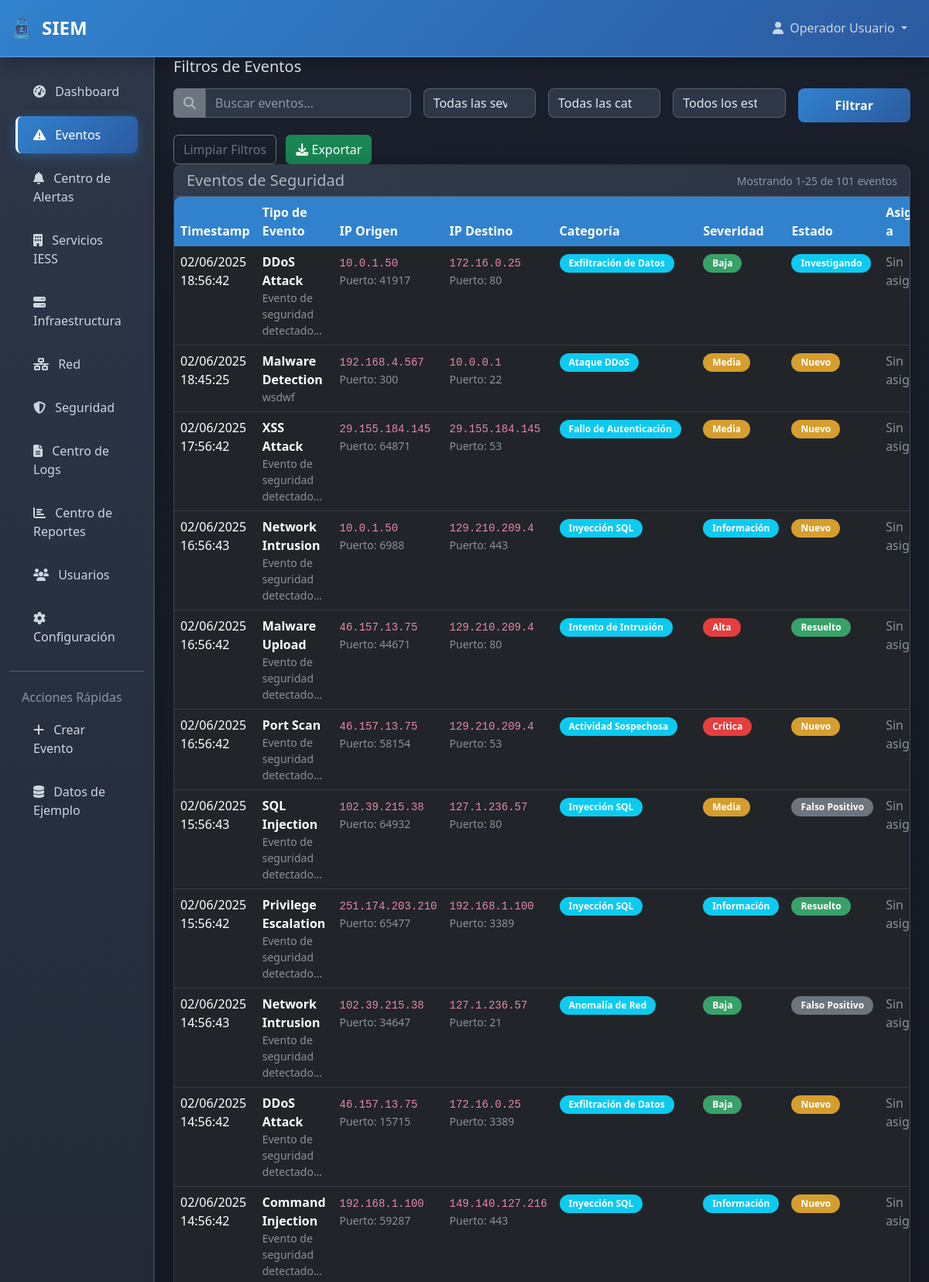
Screenshot of /events/ (signed in, upper part) with the database file from the repository.
### siem_app/models.py (models this page shows, shortened)
class SecurityEvent(models.Model):
    SEVERITY_CHOICES = [
        ('info', 'Información'),
        ('low', 'Baja'),
        ('medium', 'Media'),
        ('high', 'Alta'),
        ('critical', 'Crítica'),
    ]
    CATEGORY_CHOICES = [
        ('authentication_failure', 'Fallo de Autenticación'),
        ('data_exfiltration', 'Exfiltración de Datos'),
        ('intrusion_attempt', 'Intento de Intrusión'),
        ('malware_detection', 'Detección de Malware'),
        ('network_anomaly', 'Anomalía de Red'),
        ('suspicious_activity', 'Actividad Sospechosa'),
        ('privilege_escalation', 'Escalación de Privilegios'),
        ('ddos_attack', 'Ataque DDoS'),
        ('sql_injection', 'Inyección SQL'),
        ('xss_attack', 'Ataque XSS'),
    ]
    STATE_CHOICES = [
        ('new', 'Nuevo'),
        ('investigating', 'Investigando'),
        ('resolved', 'Resuelto'),
        ('false_positive', 'Falso Positivo'),
        ('closed', 'Cerrado'),
    ]
    timestamp = models.DateTimeField(default=timezone.now, db_index=True)
    event_type = models.CharField(max_length=100)
    source_ip = models.GenericIPAddressField()
    destination_ip = models.GenericIPAddressField(null=True, blank=True)
    source_port = models.IntegerField(null=True, blank=True)
    destination_port = models.IntegerField(null=True, blank=True)
    protocol = models.CharField(max_length=20, default='TCP')
    category = models.CharField(max_length=50, choices=CATEGORY_CHOICES)
    severity = models.CharField(max_length=20, choices=SEVERITY_CHOICES, db_index=True)
    state = models.CharField(max_length=20, choices=STATE_CHOICES, default='new', db_index=True)
    assigned_to = models.ForeignKey(User, on_delete=models.SET_NULL, null=True, blank=True)
    description = models.TextField()
    raw_data = models.JSONField(default=dict, blank=True)
    created_at = models.DateTimeField(auto_now_add=True)
    updated_at = models.DateTimeField(auto_now=True)
    class Meta:
        ordering = ['-timestamp']
        indexes = [
            models.Index(fields=['timestamp', 'severity']),
            models.Index(fields=['source_ip', 'timestamp']),
            models.Index(fields=['category', 'state']),
        ]
    def get_severity_color(self):
        colors = {
            'info': 'info',
            'low': 'success',
            'medium': 'warning',
            'high': 'danger',
            'critical': 'danger'
        }
        return colors.get(self.severity, 'secondary')

### siem_app/views.py (the view)
# urls.py: path('events/', views.events_view, name='events'),
@login_required
def events_view(request):
    search_query = request.GET.get('search', '')
    severity_filter = request.GET.get('severity', '')
    category_filter = request.GET.get('category', '')
    state_filter = request.GET.get('state', '')
    events = SecurityEvent.objects.select_related('assigned_to').all()
    if search_query:
        events = events.filter(
            Q(event_type__icontains=search_query) |
            Q(source_ip__icontains=search_query) |
            Q(description__icontains=search_query)
        )
    if severity_filter:
        events = events.filter(severity=severity_filter)
    if category_filter:
        events = events.filter(category=category_filter)
    if state_filter:
        events = events.filter(state=state_filter)
    paginator = Paginator(events.order_by('-timestamp'), 25)
    page_number = request.GET.get('page')
    page_obj = paginator.get_page(page_number)
    context = {
        'page_obj': page_obj,
        'search_query': search_query,
        'severity_filter': severity_filter,
        'category_filter': category_filter,
        'state_filter': state_filter,
        'severity_choices': SecurityEvent.SEVERITY_CHOICES,
        'category_choices': SecurityEvent.CATEGORY_CHOICES,
        'state_choices': SecurityEvent.STATE_CHOICES,
    }
    return render(request, 'siem_app/events.html', context)

### templates/siem_app/events.html (shortened to what this page needs)
{% extends 'base.html' %}
{% block content %}
<div class="filter-section">
    <h5 class="mb-3">Filtros de Eventos</h5>
    <form method="get" class="row g-3">
        <div class="col-md-4">
            <div class="input-group">
                <span class="input-group-text bg-secondary border-secondary">
                    <i class="fas fa-search"></i>
                </span>
                <input type="text" name="search" class="form-control" placeholder="Buscar eventos..." value="{{ search_query }}">
            </div>
        </div>
        <div class="col-md-2">
            <select name="severity" class="form-select">
                <option value="">Todas las severidades</option>
            </select>
        </div>
        <div class="col-md-2">
            <select name="category" class="form-select">
                <option value="">Todas las categorías</option>
            </select>
        </div>
        <div class="col-md-2">
            <select name="state" class="form-select">
                <option value="">Todos los estados</option>
            </select>
        </div>
        <div class="col-md-2">
            <button type="submit" class="btn btn-primary w-100">Filtrar</button>
        </div>
        <div class="col-12">
            <a href="{% url 'events' %}" class="btn btn-outline-secondary me-2">Limpiar Filtros</a>
            <button type="button" class="btn btn-success">
                <i class="fas fa-download"></i> Exportar
            </button>
        </div>
    </form>
</div>
<div class="card">
    <div class="card-header d-flex justify-content-between align-items-center">
        <h5 class="mb-0">Eventos de Seguridad</h5>
        <small class="text-muted">
            Mostrando {{ page_obj.start_index }}-{{ page_obj.end_index }} de {{ page_obj.paginator.count }} eventos
        </small>
    </div>
    <div class="card-body p-0">
        <div class="table-responsive">
            <table class="table table-dark table-hover mb-0">
                <thead>
                    <tr>
                        <th>Timestamp</th>
                        <th>Tipo de Evento</th>
                        <th>IP Origen</th>
                        <th>IP Destino</th>
                        <th>Categoría</th>
                        <th>Severidad</th>
                        <th>Estado</th>
                        <th>Asignado a</th>
                    </tr>
                </thead>
                <tbody>
                    {% for event in page_obj %}
                    <tr>
                        <td>{{ event.timestamp|date:"d/m/Y H:i:s" }}</td>
                        <td>
                            <strong>{{ event.event_type }}</strong>
                            <div class="text-muted small">{{ event.description|truncatechars:30 }}</div>
                        </td>
                        <td>
                            <code>{{ event.source_ip }}</code>
                            {% if event.source_port %}
                                <div class="text-muted small">Puerto: {{ event.source_port }}</div>
                            {% endif %}
                        </td>
                        <td>
                            {% if event.destination_ip %}
                                <code>{{ event.destination_ip }}</code>
                                {% if event.destination_port %}
                                    <div class="text-muted small">Puerto: {{ event.destination_port }}</div>
                                {% endif %}
                            {% else %}
                                <span class="text-muted">N/A</span>
                            {% endif %}
                        </td>
                        <td>
                            <span class="badge bg-info">{{ event.get_category_display }}</span>
                        </td>
                        <td>
                            <span class="badge bg-{{ event.get_severity_color }}">
                                {{ event.get_severity_display }}
                            </span>
                        </td>
                        <td>
                            <span class="badge bg-{% if event.state == 'new' %}warning{% elif event.state == 'investigating' %}info{% elif event.state == 'resolved' %}success{% else %}secondary{% endif %}">
                                {{ event.get_state_display }}
                            </span>
                        </td>
                        <td>
                            {% if event.assigned_to %}
                                {{ event.assigned_to.get_full_name|default:event.assigned_to.username }}
                            {% else %}
                                <span class="text-muted">Sin asignar</span>
                            {% endif %}
                        </td>
                    </tr>
                    {% empty %}
                    <tr>
                        <td colspan="9" class="text-center text-muted py-4">
                            No se encontraron eventos que coincidan con los filtros
                        </td>
                    </tr>
                    {% endfor %}
                </tbody>
            </table>
        </div>
    </div>
</div>
{% endblock %}

### templates/base.html (shortened to what this page needs)
{% load static %}
<!DOCTYPE html>
<html lang="es" data-bs-theme="dark">
<head>
    <title>{% block title %}SIEM {% endblock %} {% load static %}</title>
    <link href="https://cdn.jsdelivr.net/npm/bootstrap@5.3.0/dist/css/bootstrap.min.css" rel="stylesheet">
    <link href="https://cdnjs.cloudflare.com/ajax/libs/font-awesome/6.4.0/css/all.min.css" rel="stylesheet">
</head>
<body>
    <nav class="navbar navbar-expand-lg navbar-dark">
        <div class="container-fluid">
            <a class="navbar-brand d-flex align-items-center" href="{% url 'dashboard' %}">
                <img src="{% static 'imagenes/SIEM.png' %}" alt="SIEM IESS Logo" style="height: 32px; width: 32px; border-radius: 50%; margin-right: 10px;">
                SIEM
            </a>
            <div class="collapse navbar-collapse" id="navbarNav">
                <ul class="navbar-nav ms-auto">
                    {% if user.is_authenticated %}
                        <li class="nav-item dropdown">
                            <a class="nav-link dropdown-toggle" href="#" role="button" data-bs-toggle="dropdown">
                                <i class="fas fa-user me-1"></i>
                                {{ user.get_full_name|default:user.username }}
                            </a>
                        </li>
                    {% endif %}
                </ul>
            </div>
        </div>
    </nav>
    <div class="container-fluid">
        <div class="row">
            {% if user.is_authenticated %}
            <nav class="col-md-3 col-lg-2 d-md-block sidebar collapse">
                <div class="position-sticky pt-3">
                    <ul class="nav flex-column">
                        <li class="nav-item">
                            <a class="nav-link {% if request.resolver_match.url_name == 'dashboard' %}active{% endif %}"
                               href="{% url 'dashboard' %}">
                                <i class="fas fa-tachometer-alt me-2"></i>
                                Dashboard
                            </a>
                        </li>
                        <li class="nav-item">
                            <a class="nav-link {% if request.resolver_match.url_name == 'events' %}active{% endif %}"
                               href="{% url 'events' %}">
                                <i class="fas fa-exclamation-triangle me-2"></i>
                                Eventos
                            </a>
                        </li>
                        <li class="nav-item">
                            <a class="nav-link {% if request.resolver_match.url_name == 'alerts_center' %}active{% endif %}"
                               href="{% url 'alerts_center' %}">
                                <i class="fas fa-bell me-2"></i>
                                Centro de Alertas
                            </a>
                        </li>
                        <li class="nav-item">
                            <a class="nav-link {% if request.resolver_match.url_name == 'iess_services' %}active{% endif %}"
                               href="{% url 'iess_services' %}">
                                <i class="fas fa-building me-2"></i>
                                Servicios IESS
                            </a>
                        </li>
                        <li class="nav-item">
                            <a class="nav-link {% if request.resolver_match.url_name == 'infrastructure' %}active{% endif %}"
                               href="{% url 'infrastructure' %}">
                                <i class="fas fa-server me-2"></i>
                                Infraestructura
                            </a>
                        </li>
                        <li class="nav-item">
                            <a class="nav-link {% if request.resolver_match.url_name == 'network' %}active{% endif %}"
                               href="{% url 'network' %}">
                                <i class="fas fa-network-wired me-2"></i>
                                Red
                            </a>
                        </li>
                        <li class="nav-item">
                            <a class="nav-link {% if request.resolver_match.url_name == 'security' %}active{% endif %}"
                               href="{% url 'security' %}">
                                <i class="fas fa-shield-alt me-2"></i>
                                Seguridad
                            </a>
                        </li>
                        <li class="nav-item">
                            <a class="nav-link {% if request.resolver_match.url_name == 'logs_center' %}active{% endif %}"
                               href="{% url 'logs_center' %}">
                                <i class="fas fa-file-alt me-2"></i>
                                Centro de Logs
                            </a>
                        </li>
                        <li class="nav-item">
                            <a class="nav-link {% if request.resolver_match.url_name == 'reports_center' %}active{% endif %}"
                               href="{% url 'reports_center' %}">
                                <i class="fas fa-chart-bar me-2"></i>
                                Centro de Reportes
                            </a>
                        </li>
                        <li class="nav-item">
                            <a class="nav-link {% if request.resolver_match.url_name == 'users' %}active{% endif %}"
                               href="{% url 'users' %}">
                                <i class="fas fa-users me-2"></i>
                                Usuarios
                            </a>
                        </li>
                        <li class="nav-item">
                            <a class="nav-link {% if request.resolver_match.url_name == 'configuration' %}active{% endif %}"
                               href="{% url 'configuration' %}">
                                <i class="fas fa-cog me-2"></i>
                                Configuración
                            </a>
                        </li>
                    </ul>
                    <hr class="my-3">
                    <h6 class="sidebar-heading d-flex justify-content-between align-items-center px-3 mt-4 mb-1 text-muted">
                        <span>Acciones Rápidas</span>
                    </h6>
                    <ul class="nav flex-column mb-2">
                        <li class="nav-item">
                            <a class="nav-link" href="{% url 'manual_data_entry' %}">
                                <i class="fas fa-plus me-2"></i>
                                Crear Evento
                            </a>
                        </li>
                        <li class="nav-item">
                            <a class="nav-link" href="{% url 'create_sample_data' %}">
                                <i class="fas fa-database me-2"></i>
                                Datos de Ejemplo
                            </a>
                        </li>
                    </ul>
                </div>
            </nav>
            {% endif %}
            <main class="col-md-9 ms-sm-auto col-lg-10 px-md-4 main-content">
                <div class="fade-in">
                    {% block content %}{% endblock %}
                </div>
            </main>
        </div>
    </div>
</body>
</html>

### rows the page displays
SecurityEvent: timestamp "02/06/2025 18:56:42", event_type "DDoS Attack", description "Evento de seguridad detectado…", source_ip "10.0.1.50", source_port "41917", destination_ip "172.16.0.25", destination_port "80", category "Exfiltración de Datos", severity "Baja", state "Investigando", shows "Sin…"
SecurityEvent: timestamp "02/06/2025 18:45:25", event_type "Malware Detection", description "wsdwf", source_ip "192.168.4.567", source_port "300", destination_ip "10.0.0.1", destination_port "22", category "Ataque DDoS", severity "Media", state "Nuevo", shows "Sin…"
SecurityEvent: timestamp "02/06/2025 17:56:42", event_type "XSS Attack", description "Evento de seguridad detectado…", source_ip "29.155.184.145", source_port "64871", destination_ip "29.155.184.145", destination_port "53", category "Fallo de Autenticación", severity "Media", state "Nuevo", shows "Sin…"
SecurityEvent: timestamp "02/06/2025 16:56:43", event_type "Network Intrusion", description "Evento de seguridad detectado…", source_ip "10.0.1.50", source_port "6988", destination_ip "129.210.209.4", destination_port "443", category "Inyección SQL", severity "Información", state "Nuevo", shows "Sin…"
SecurityEvent: timestamp "02/06/2025 16:56:42", event_type "Malware Upload", description "Evento de seguridad detectado…", source_ip "46.157.13.75", source_port "44671", destination_ip "129.210.209.4", destination_port "80", category "Intento de Intrusión", severity "Alta", state "Resuelto", shows "Sin…"
SecurityEvent: timestamp "02/06/2025 16:56:42", event_type "Port Scan", description "Evento de seguridad detectado…", source_ip "46.157.13.75", source_port "58154", destination_ip "129.210.209.4", destination_port "53", category "Actividad Sospechosa", severity "Crítica", state "Nuevo", shows "Sin…"
SecurityEvent: timestamp "02/06/2025 15:56:43", event_type "SQL Injection", description "Evento de seguridad detectado…", source_ip "102.39.215.38", source_port "64932", destination_ip "127.1.236.57", destination_port "80", category "Inyección SQL", severity "Media", state "Falso Positivo", shows "Sin…"
SecurityEvent: timestamp "02/06/2025 15:56:42", event_type "Privilege Escalation", description "Evento de seguridad detectado…", source_ip "251.174.203.210", source_port "65477", destination_ip "192.168.1.100", destination_port "3389", category "Inyección SQL", severity "Información", state "Resuelto", shows "Sin…"
SecurityEvent: timestamp "02/06/2025 14:56:43", event_type "Network Intrusion", description "Evento de seguridad detectado…", source_ip "102.39.215.38", source_port "34647", destination_ip "127.1.236.57", destination_port "21", category "Anomalía de Red", severity "Baja", state "Falso Positivo", shows "Sin…"
SecurityEvent: timestamp "02/06/2025 14:56:42", event_type "DDoS Attack", description "Evento de seguridad detectado…", source_ip "46.157.13.75", source_port "15715", destination_ip "172.16.0.25", destination_port "3389", category "Exfiltración de Datos", severity "Baja", state "Nuevo", shows "Sin…"
SecurityEvent: timestamp "02/06/2025 14:56:42", event_type "Command Injection", description "Evento de seguridad detectado…", source_ip "192.168.1.100", source_port "59287", destination_ip "149.140.127.216", destination_port "443", category "Inyección SQL", severity "Información", state "Nuevo", shows "Sin…"

### other values shown
{{ user.get_full_name|default:user.username }} "Operador Usuario"
{{ page_obj.start_index }} "1"
{{ page_obj.end_index }} "25"
{{ page_obj.paginator.count }} "101"
